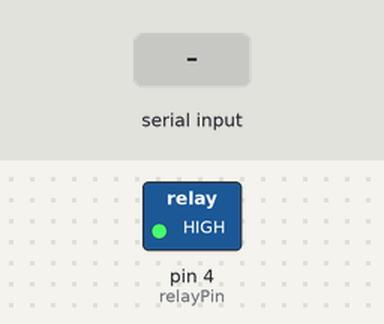
The sketch below on a simulated Arduino Uno, built with avr-gcc and run on an emulated ATmega328P. Shown: switched loads named in the sketch (green lamp = pin HIGH). The test bench sets the inputs (shaded band).

Above: at 1.2 s.
1.3 s: "1" received over the second serial link
At 2.4 s:
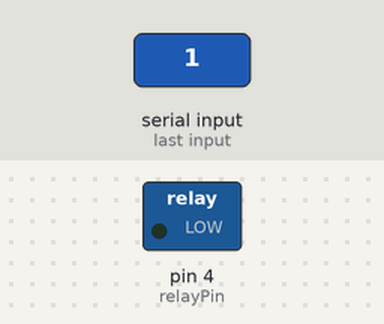
2.8 s: "0" received over the second serial link
At 3.5 s:
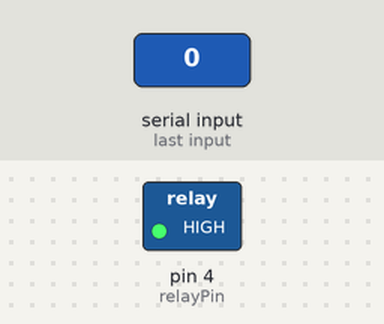
Timing chart, 0 to 5.8 s (numbered marks = the images above; inputs shaded):
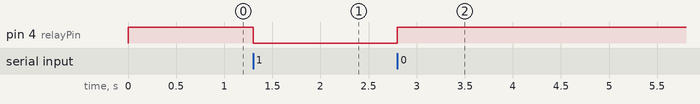

Measured:
- after the input at 1.3 s, pin 4 (relayPin): HIGH → LOW at once
- after the input at 2.8 s, pin 4 (relayPin): LOW → HIGH at once

The sketch:

CH15_2.ino
```cpp
// ===== ch15_2.ino =====
// ===== 藍牙控制繼電器 =====
#include <SoftwareSerial.h >      //掛載SoftwareSerial函數庫
const int RXD=5, TXD=6;     //宣告5腳連接RXD信號、6腳連接TXD信號
SoftwareSerial myBT(RXD, TXD);  //建構軟體串列埠
const int relayPin=4;       //宣告relayPin信號連接到4接腳
const int ON=0,OFF=1;     //宣告低態動作信號
int inst=0;             //宣告變數
//初始設定
void setup() {
  pinMode(relayPin, OUTPUT);    //將relayPin腳規畫為輸出埠
  digitalWrite(relayPin, OFF);    //relayPin初值設定為OFF
  myBT.begin(9600);       //啟用藍牙模組，鮑率為9600
}
//主程式
void loop() {
  if(myBT.available()>0) inst=myBT.read();  //讀取藍牙信號
  if(inst=='0')  digitalWrite(relayPin, OFF);    //關閉繼電器
  if(inst=='1') digitalWrite(relayPin, ON);  //開啟繼電器
}
```
